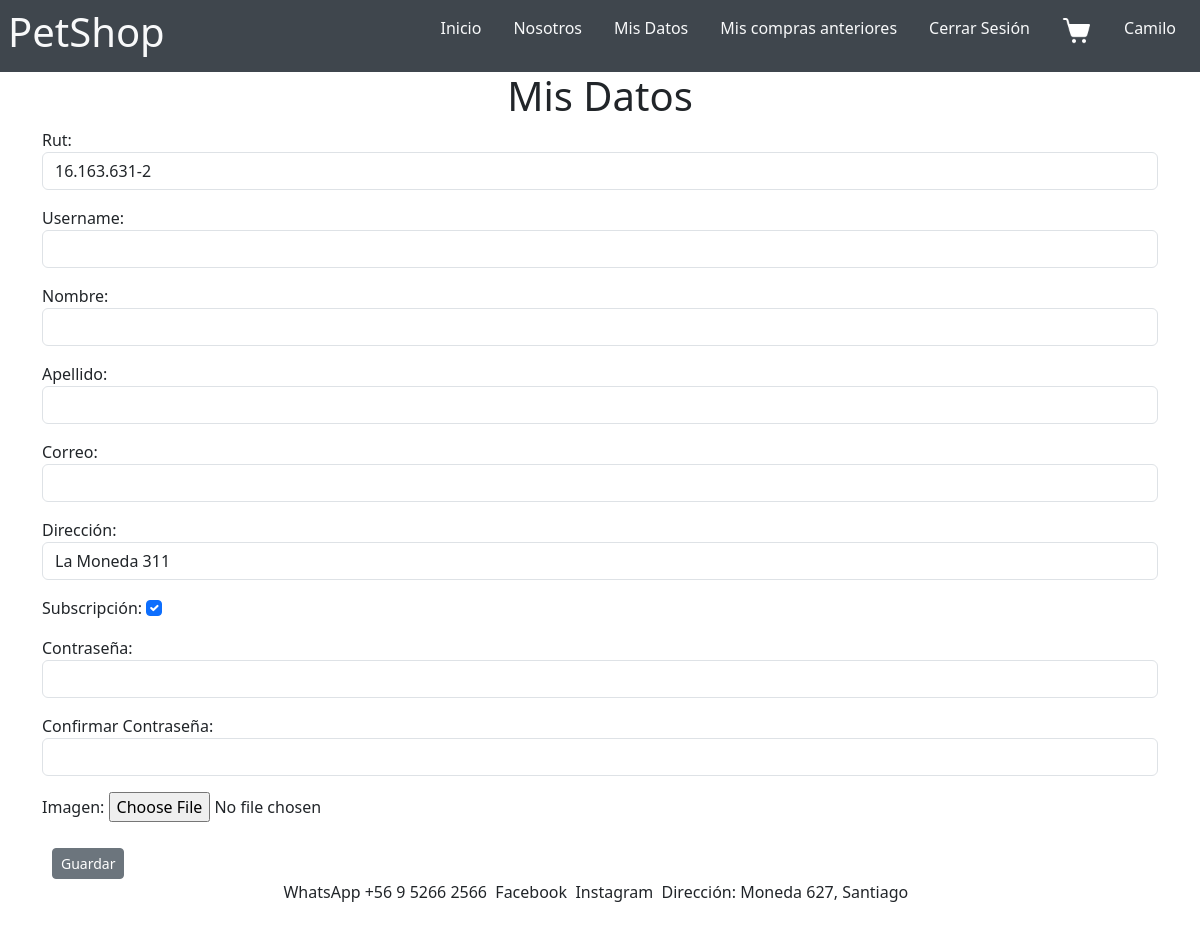
/misdatos (signed in), run on the app's committed database.
### core/models.py (models this page shows, shortened)
class Perfil(models.Model):
    USUARIO_CHOICES = [
        ('Cliente', 'Cliente'),
        ('Administrador', 'Administrador'),
        ('Superusuario', 'Superusuario'),
    ]
    usuario = models.OneToOneField(User, on_delete=models.CASCADE)
    tipo_usuario = models.CharField(
        choices=USUARIO_CHOICES,
        max_length=50,
        blank=False,
        null=False,
        verbose_name='Tipo de usuario'
    )
    rut = models.CharField(max_length=15, blank=False, null=False, verbose_name='RUT')
    direccion = models.CharField(max_length=400, blank=False, null=False, verbose_name='Dirección')
    subscrito = models.BooleanField(blank=False, null=False, verbose_name='Subscrito')
    imagen = models.ImageField(upload_to='perfiles/', blank=False, null=False, verbose_name='Imagen')
    class Meta:
        db_table = 'Perfil'
        verbose_name = "Perfil de usuario"
        verbose_name_plural = "Perfiles de usuarios"
        ordering = ['tipo_usuario']

### core/views.py (the view, shortened to what this page needs)
# urls.py: path('misdatos', misdatos, name='misdatos'),
def misdatos(request):
    perfil = request.user.perfil
    user = User.objects.get(username=request.user)
    return render(request, 'core/misdatos.html', {'form': MisDatosForm(instance=perfil)})

### core/templates/core/misdatos.html (shortened to what this page needs)
{% extends 'core/base.html' %}
{% load static %}
{% block content %}
<div class="container-fluid justify-content-center ">
    <form id="formulario1" class="container  justify-content-center vh-100 " enctype="multipart/form-data"  method="post" >
        <div class="container text-center">
            <h1>Mis Datos</h1>
        </div>
        {{ form.as_p }}
        <div class="container-fluid p-2">
            <div class="row">
                <div class="col-12">
                    <div class="align-content-md-between">
                        <button type="submit" class="btn btn-secondary btn-sm" name="btn_guardarDatos">Guardar</button>
                    </div>
                </div>
            </div>
        </div>
    </form>
</div>
{% endblock content %}

### core/templates/core/base.html (shortened to what this page needs)
{% load static %}
<!doctype html>
<html lang="es">
<head>
    <link href="https://cdn.jsdelivr.net/npm/bootstrap@5.3.0-alpha1/dist/css/bootstrap.min.css" rel="stylesheet"
>
    <link href="{% static 'core/css/style.css' %}" rel="stylesheet" />
</head>
<body>
    {% block navbar %}
        <nav class="d-flex p-2 align-items-center justify-content-between sticky-top" style="background-color: #3f464d;">
            <h1 class="text-light">PetShop</h1>
            <ul class="nav">
                <li class="nav-item">
                    <a class="nav-link active text-light" aria-current="page" href="{% url 'index' %}">Inicio</a>
                </li>
                <li class="nav-item">
                    <a class="nav-link text-light" href="{% url 'nosotros' %}">Nosotros</a>
                </li>
                {% if user.is_authenticated and not user.is_superuser %}
                    <li class="nav-item">
                        <a class="nav-link text-light" href="{% url 'misdatos' %}">Mis Datos</a>
                    </li>
                    <li class="nav-item">
                        <a class="nav-link text-light" href="{% url 'comprasAnteriores' %}">Mis compras anteriores</a>
                    </li>
                    <li>
                        <a class="nav-link text-light" href="{% url 'salir' %}">Cerrar Sesión</a>
                    </li>
                {% endif %}
                {% if user.is_authenticated and not user.is_superuser%}
                    <li>
                        <a class="nav-link text-light" href="{% url 'carritoCompras' %}">
                            <div class="d-flex">
                                <img src="{% static 'core/images/shopping_cart.png' %}" style="width: 30px; height: 30px;" alt="carrito de compras">
                            </div>
                        </a>
                    </li>
                {% endif %}
                {% if user.is_authenticated %}
                    <li>
                        <p class="nav-link text-light">
                            {{ user.first_name }}
                        </p>
                    </li>
                {% endif %}
            </ul>
        </nav>
    {% endblock navbar %}
    {% block content %}
    {% endblock content %}
    <footer class="d-flex p-2 align-items-center justify-content-center">
        <ul class="nav">
            <li class="nav-item">
                <p>
                    WhatsApp +56 9 5266 2566 &nbsp;
                </p>
            </li>
            <li class="nav-item">
                <p>
                    Facebook &nbsp;
                </p>
            </li>
            <li class="nav-item">
                <p>
                    Instagram &nbsp;
                </p>
            </li>
            <li>
                <p>
                    Dirección: Moneda 627, Santiago &nbsp;
                </p>
            </li>
        </ul>
    </footer>
</body>
</html>

### core/static/core/css/style.css (style rules this page uses)
.row { justify-content: center; align-items: center; padding: 2px; }

### data on the page
Perfil: rut "16.163.631-2", direccion "La Moneda 311", subscrito "☑"

### other printed values
{{ user.first_name }} "Camilo"
